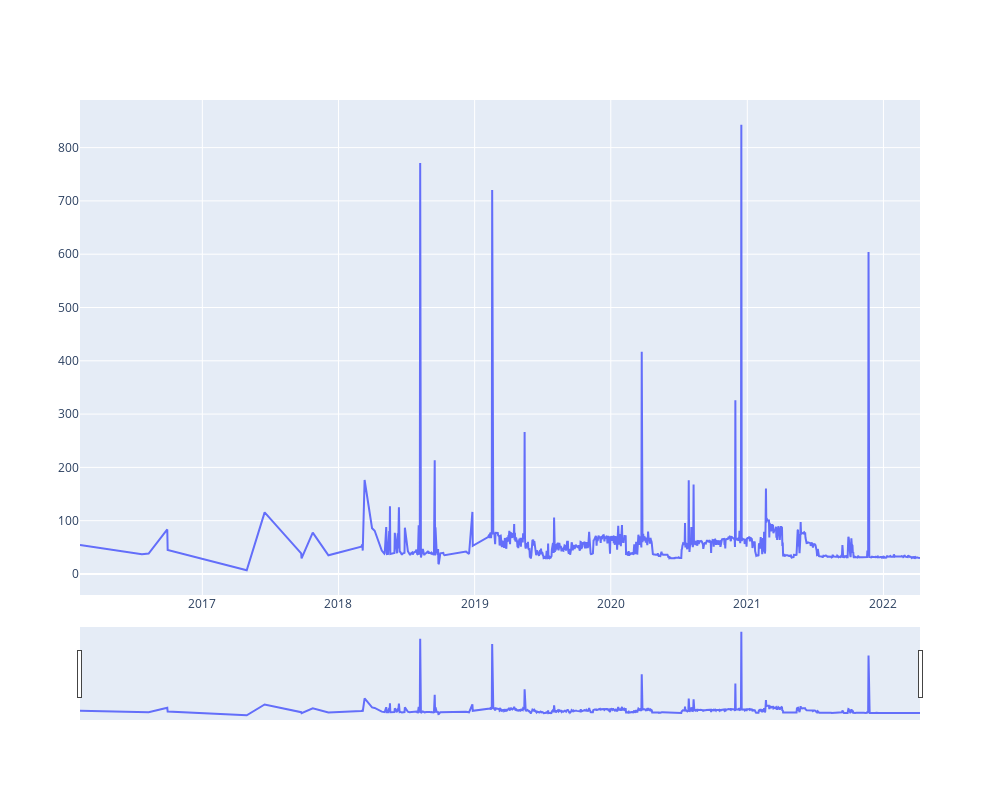

Notebook cell for this chart:
### Code cell
from time_chart import time_chart

time_chart(df)

### Figure 1 — Plotly figure (JSON) as saved in the notebook; plotly's stock layout.template omitted (floating-point values rounded to 4 significant figures; data arrays with more than 128 entries replaced by an {"elided": "..."} marker saying what was removed)
{"data": [{"name": "Fokushima", "visible": true, "x": {"elided": "1250 str values"}, "y": {"elided": "1250 float values"}, "type": "scatter"}], "layout": {"hovermode": "x unified", "autosize": false, "width": 1000, "height": 800, "xaxis": {"rangeslider": {"visible": true}}}}
